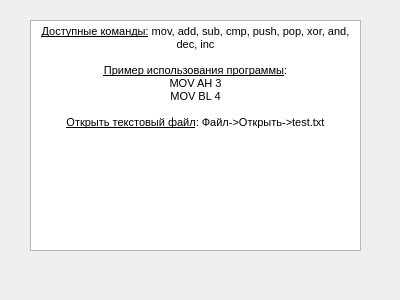
<?xml version="1.0" encoding="UTF-8"?>
<ui version="4.0">
 <class>InfoDialog</class>
 <widget class="QDialog" name="InfoDialog">
  <property name="geometry">
   <rect>
    <x>0</x>
    <y>0</y>
    <width>400</width>
    <height>300</height>
   </rect>
  </property>
  <property name="windowTitle">
   <string>Dialog</string>
  </property>
  <widget class="QTextBrowser" name="textBrowser">
   <property name="geometry">
    <rect>
     <x>30</x>
     <y>20</y>
     <width>331</width>
     <height>231</height>
    </rect>
   </property>
   <property name="html">
    <string>&lt;!DOCTYPE HTML PUBLIC &quot;-//W3C//DTD HTML 4.0//EN&quot; &quot;http://www.w3.org/TR/REC-html40/strict.dtd&quot;&gt;
&lt;html&gt;&lt;head&gt;&lt;meta name=&quot;qrichtext&quot; content=&quot;1&quot; /&gt;&lt;style type=&quot;text/css&quot;&gt;
p, li { white-space: pre-wrap; }
&lt;/style&gt;&lt;/head&gt;&lt;body style=&quot; font-family:'MS Shell Dlg 2'; font-size:8.25pt; font-weight:400; font-style:normal;&quot;&gt;
&lt;p align=&quot;center&quot; style=&quot; margin-top:0px; margin-bottom:0px; margin-left:0px; margin-right:0px; -qt-block-indent:0; text-indent:0px;&quot;&gt;&lt;span style=&quot; text-decoration: underline;&quot;&gt;Доступные команды:&lt;/span&gt; mov, add, sub, cmp, push, pop, xor, and, dec, inc&lt;/p&gt;
&lt;p align=&quot;center&quot; style=&quot;-qt-paragraph-type:empty; margin-top:0px; margin-bottom:0px; margin-left:0px; margin-right:0px; -qt-block-indent:0; text-indent:0px;&quot;&gt;&lt;br /&gt;&lt;/p&gt;
&lt;p align=&quot;center&quot; style=&quot; margin-top:0px; margin-bottom:0px; margin-left:0px; margin-right:0px; -qt-block-indent:0; text-indent:0px;&quot;&gt;&lt;span style=&quot; text-decoration: underline;&quot;&gt;Пример использования программы&lt;/span&gt;:&lt;/p&gt;
&lt;p align=&quot;center&quot; style=&quot; margin-top:0px; margin-bottom:0px; margin-left:0px; margin-right:0px; -qt-block-indent:0; text-indent:0px;&quot;&gt;MOV AH 3&lt;/p&gt;
&lt;p align=&quot;center&quot; style=&quot; margin-top:0px; margin-bottom:0px; margin-left:0px; margin-right:0px; -qt-block-indent:0; text-indent:0px;&quot;&gt;MOV BL 4&lt;/p&gt;
&lt;p align=&quot;center&quot; style=&quot;-qt-paragraph-type:empty; margin-top:0px; margin-bottom:0px; margin-left:0px; margin-right:0px; -qt-block-indent:0; text-indent:0px;&quot;&gt;&lt;br /&gt;&lt;/p&gt;
&lt;p align=&quot;center&quot; style=&quot; margin-top:0px; margin-bottom:0px; margin-left:0px; margin-right:0px; -qt-block-indent:0; text-indent:0px;&quot;&gt;&lt;span style=&quot; text-decoration: underline;&quot;&gt;Открыть текстовый файл&lt;/span&gt;: Файл-&amp;gt;Открыть-&amp;gt;test.txt&lt;/p&gt;
&lt;p align=&quot;center&quot; style=&quot;-qt-paragraph-type:empty; margin-top:0px; margin-bottom:0px; margin-left:0px; margin-right:0px; -qt-block-indent:0; text-indent:0px;&quot;&gt;&lt;br /&gt;&lt;/p&gt;&lt;/body&gt;&lt;/html&gt;</string>
   </property>
  </widget>
 </widget>
 <resources/>
 <connections/>
</ui>
